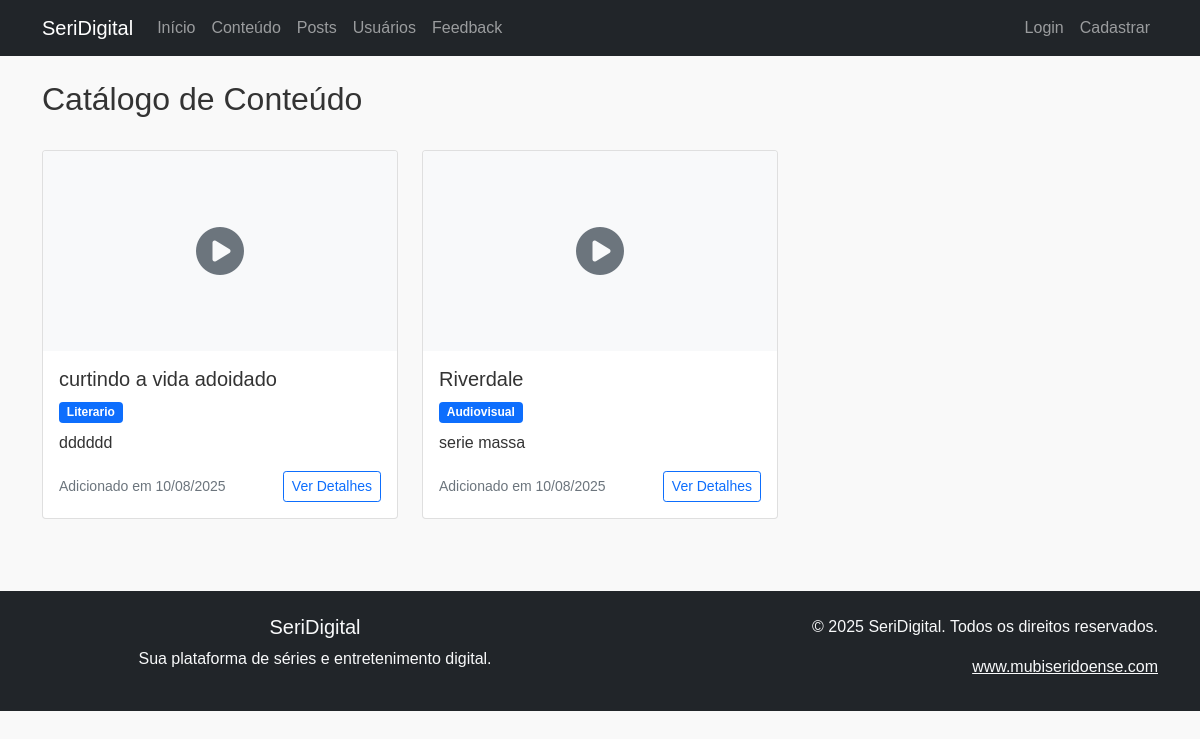
Page /content/ on the earlier database version.
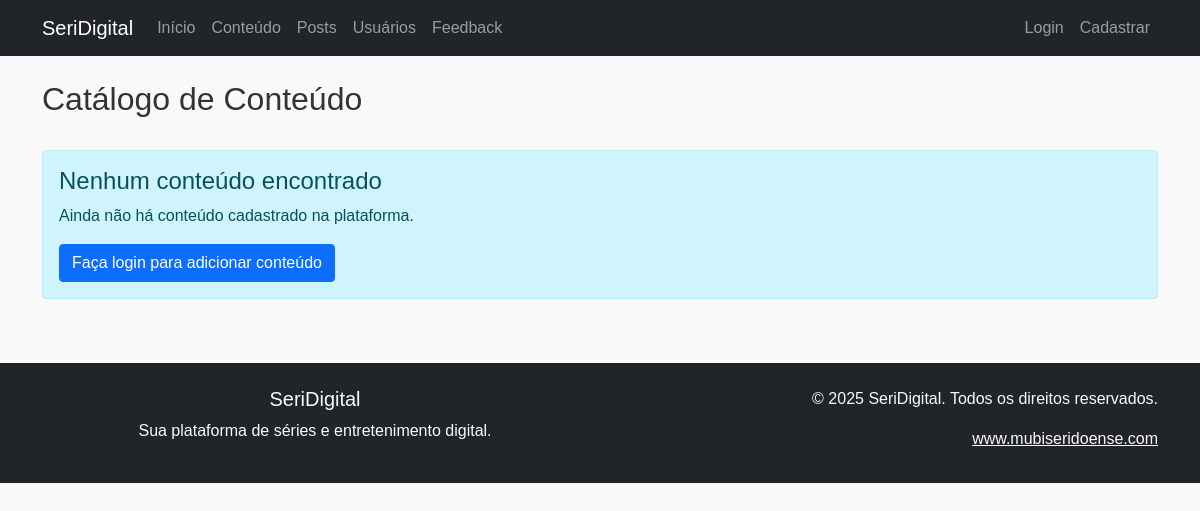
Same page on the later database version.
### app/models.py (models this page shows)
class Content(db.Model):
    __tablename__ = 'tb_contents'
    id = db.Column('cnt_id', db.Integer, primary_key=True)
    title = db.Column('cnt_title', db.String(255), nullable=False)
    description = db.Column('cnt_description', db.Text)
    type = db.Column('cnt_type', db.String(50), nullable=False)  # ENUM substituído por String devido à falta de valores
    release_date = db.Column('cnt_release_date', db.Date)
    thumbnail = db.Column('cnt_thumbnail', db.String(255))
    url = db.Column('cnt_url', db.String(255))
    created_at = db.Column('cnt_created_at', db.DateTime, default=datetime.utcnow, nullable=False)
    comentarios = db.relationship('Comment', backref='content', lazy='dynamic')
    likes = db.relationship('Like', backref='content', lazy='dynamic')
    historico_assistido = db.relationship('WatchHistory', backref='content', lazy='dynamic')
    avaliacoes = db.relationship('Rating', backref='content', lazy='dynamic')
    categorias = db.relationship('ContentCategory', backref='content', lazy='dynamic')

### app/blueprints/content.py (the view)
@content_bp.route('/')
def list_content():
    contents = Content.query.all()
    return render_template('content/list.html', contents=contents)

### app/templates/content/list.html (shortened to what this page needs)
{% extends "base.html" %}
{% block content %}
<div class="container mt-4">
    <div class="row">
        <div class="col-md-12">
            <div class="d-flex justify-content-between align-items-center mb-4">
                <h2>Catálogo de Conteúdo</h2>
            </div>
            {% if contents %}
                <div class="row">
                    {% for content in contents %}
                        <div class="col-md-6 col-lg-4 mb-4">
                            <div class="card h-100">
                                {% if content.thumbnail %}
                                    <img src="{{ content.thumbnail }}" class="card-img-top" alt="{{ content.title }}" style="height: 200px; object-fit: cover;">
                                {% else %}
                                    <div class="card-img-top bg-light d-flex align-items-center justify-content-center" style="height: 200px;">
                                        <i class="fas fa-play-circle fa-3x text-muted"></i>
                                    </div>
                                {% endif %}
                                <div class="card-body d-flex flex-column">
                                    <h5 class="card-title">{{ content.title }}</h5>
                                    <div class="mb-2">
                                        <span class="badge bg-primary">{{ content.type.title() }}</span>
                                    </div>
                                    {% if content.description %}
                                        <p class="card-text">{{ content.description[:150] }}{% if content.description|length > 150 %}...{% endif %}</p>
                                    {% endif %}
                                    <div class="mt-auto">
                                        <div class="d-flex justify-content-between align-items-center">
                                            <small class="text-muted">Adicionado em {{ content.created_at.strftime('%d/%m/%Y') }}</small>
                                            <a href="{{ url_for('content.view_content', content_id=content.id) }}" class="btn btn-outline-primary btn-sm">Ver Detalhes</a>
                                        </div>
                                    </div>
                                </div>
                            </div>
                        </div>
                    {% endfor %}
                </div>
            {% else %}
                <div class="alert alert-info">
                    <h4>Nenhum conteúdo encontrado</h4>
                    <p>Ainda não há conteúdo cadastrado na plataforma.</p>
                    {% if current_user.is_authenticated %}
                        <a href="{{ url_for('content.create_content') }}" class="btn btn-primary">Seja o primeiro a adicionar conteúdo!</a>
                    {% else %}
                        <a href="{{ url_for('auth.login') }}" class="btn btn-primary">Faça login para adicionar conteúdo</a>
                    {% endif %}
                </div>
            {% endif %}
        </div>
    </div>
</div>
{% endblock %}
{% block extra_css %}
<link rel="stylesheet" href="https://cdnjs.cloudflare.com/ajax/libs/font-awesome/6.0.0/css/all.min.css">
{% endblock %}

Differences in the rows shown:
removed Content: title "curtindo a vida adoidado", type "Literario", cnt_description "dddddd", created_at "10/08/2025"
removed Content: title "Riverdale", type "Audiovisual", cnt_description "serie massa", created_at "10/08/2025"
Other differences:
text now shown: "Nenhum conteúdo encontrado Ainda não há conteúdo cadastrado na plataforma. Faça login para adicionar conteúdo"
